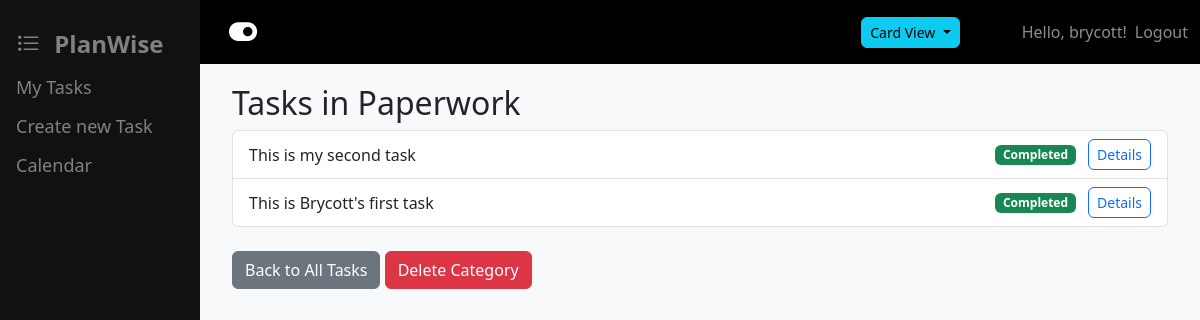
Before: /category/1/ (signed in) with the older database file.
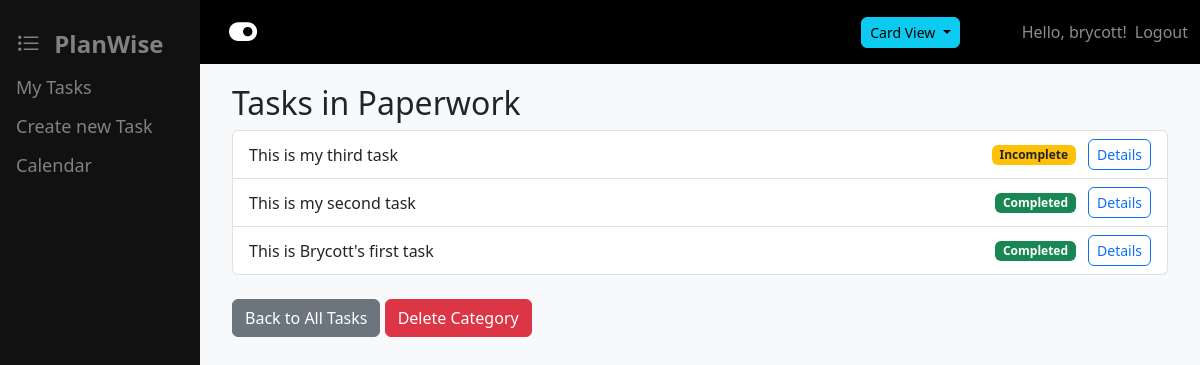
After: the same page with the newer database file.
### tasks/models.py (models this page shows, shortened)
class Task(models.Model):
    PRIORITY_CHOICES = [
        ('low', 'Low'),
        ('medium', 'Medium'),
        ('high', 'High'),
    ]
    title = models.CharField(max_length=200)
    description = models.TextField(blank=True)
    due_date = models.DateField(null=True, blank=True)
    category = models.ForeignKey(Category, on_delete=models.PROTECT, null=True, blank=True)
    is_completed = models.BooleanField(default=False)
    created_at = models.DateTimeField(auto_now_add=True)
    updated_at = models.DateTimeField(auto_now=True)
    user = models.ForeignKey(User, on_delete=models.CASCADE)
    class Meta:
        ordering = ['-created_at']

### tasks/views.py (the view)
# urls.py: path('category/<int:category_id>/', views.task_by_category, name='tasks_by_category'),
@login_required
def task_by_category(request, category_id):
    tasks = Task.objects.filter(category_id=category_id, user=request.user)
    category = get_object_or_404(Category, id=category_id)
    return render(request, 'tasks/tasks_by_category.html', {
        'tasks': tasks,
        'category': category
    })

### tasks/templates/tasks/tasks_by_category.html (shortened to what this page needs)
{% extends 'base.html' %}
{% block content %}
  <h2>Tasks in {{ category.name }}</h2>
  {% if tasks %}
    <ul class="list-group mb-4">
      {% for task in tasks %}
        <li class="list-group-item d-flex justify-content-between align-items-center">
          <span>{{ task.title }}</span>
          <span>
            {% if task.is_completed %}
              <span class="badge bg-success">Completed</span>
            {% else %}
              <span class="badge bg-warning text-dark">Incomplete</span>
            {% endif %}
            <a href="{% url 'tasks:task_detail' task.pk %}" class="btn btn-sm btn-outline-primary ms-2">Details</a>
          </span>
        </li>
      {% endfor %}
    </ul>
  {% else %}
    <p>No tasks found in this category.</p>
  {% endif %}
  <a href="{% url 'tasks:task_list' %}" class="btn btn-secondary">Back to All Tasks</a>
  <a href="{% url 'tasks:category_delete' category.pk %}" class="btn btn-danger">Delete Category</a>
{% endblock %}

Changed rows visible on the page:
added Task: title "This is my third task", is_completed "Incomplete"
